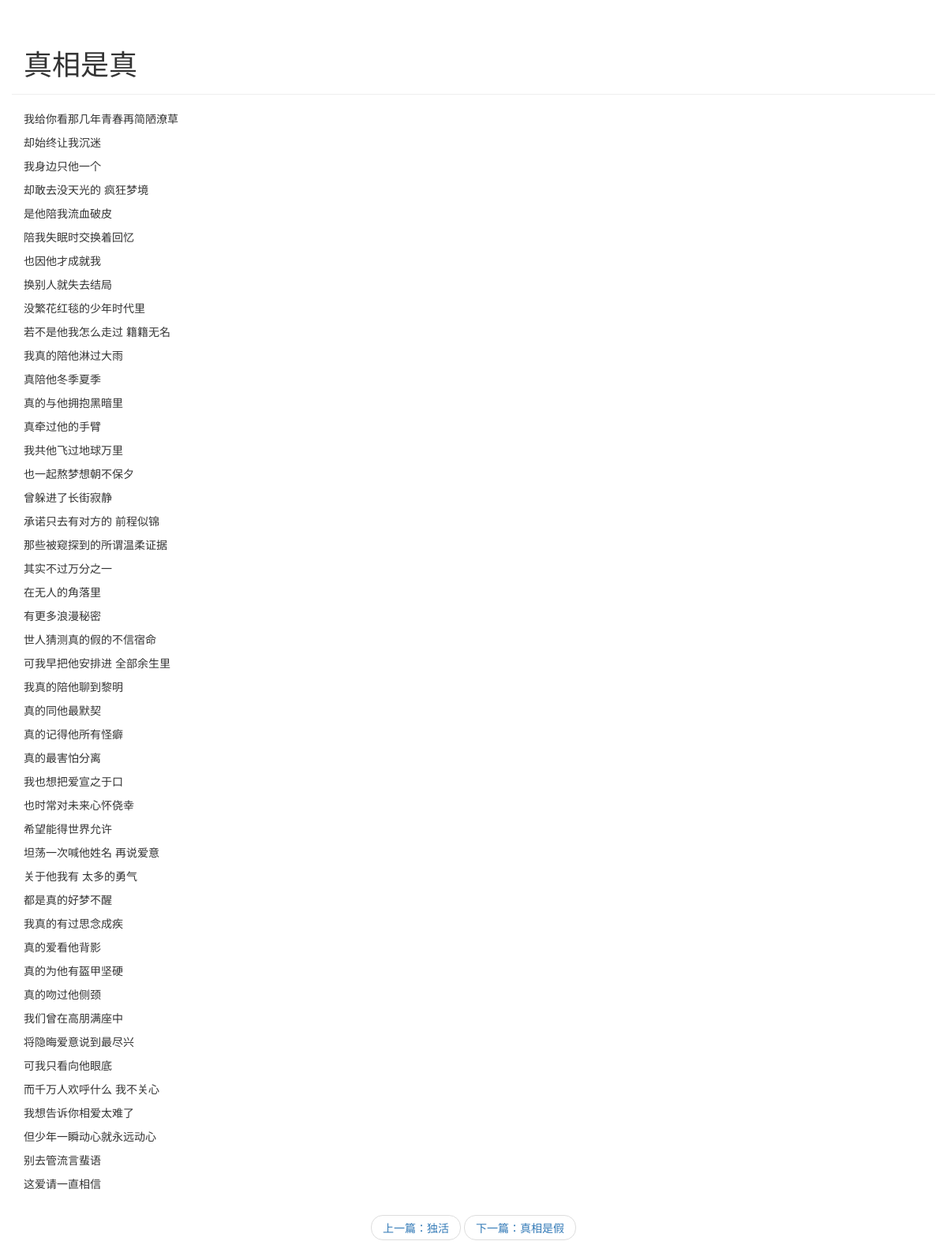
The app's page /newblog/detail/7/ with its own data.
### newblog/models.py (models this page shows, shortened)
class Essay(models.Model):
    essay_id = models.AutoField(primary_key=True)
    title = models.TextField()
    brief_content = models.TextField()
    content =  models.TextField()
    publish_date = models.DateTimeField(auto_now=True)

### newblog/views.py (the view)
# urls.py: path('detail/<int:essay_id>/',views.detail,name = 'detail'),
def detail(request, essay_id):
    all_essay = models.Essay.objects.all()
    essay = None
    previous_index = 0
    next_index = 0
    for index,curr_essay in enumerate(all_essay):
        if index == 0:
            previous_index = 0
            next_index = 1
        elif index == len(all_essay) -1 :
            previous_index = index -1
            next_index = index
        else :
            previous_index = index -1
            next_index = index +1
        if curr_essay.essay_id == essay_id:
            essay = curr_essay
            previous_essay = all_essay[previous_index]
            next_essay = all_essay[next_index]
            break
    section_list = essay.content.split('\n')
    return render(request, 'newblog/detail.html', {'essay': essay,'section_list':section_list,
                                                   'previous_essay':previous_essay,'next_essay':next_essay})

### newblog/templates/newblog/detail.html (shortened to what this page needs)
<!DOCTYPE html>
<html lang="en">
<head>
    <link rel="stylesheet" href="https://cdn.jsdelivr.net/npm/bootstrap@3.3.7/dist/css/bootstrap.min.css"
>
</head>
<body>
    <div class="container page-header">
        <h1>{{essay.title}}</h1>
    </div>
    <div class="container body-main">
        <div>
            {% for section in section_list %}
            <p>{{section}}</p>
            {% endfor %}
        </div>
    </div>
<div>
    <nav aria-label="...">
        <ul class="pager">
            <li><a href="/newblog/detail/{{previous_essay.essay_id}}/">上一篇：{{previous_essay.title}}</a></li>
            <li><a href="/newblog/detail/{{next_essay.essay_id}}/">下一篇：{{next_essay.title}}</a></li>
        </ul>
    </nav>
</div>
</body>
</html>

### records on screen
Essay: title "真相是真"
Essay: title "独活"
Essay: title "真相是假"

### other values on screen
{{ section }} "我给你看那几年青春再简陋潦草" "却始终让我沉迷" "我身边只他一个" "却敢去没天光的 疯狂梦境" "是他陪我流血破皮" "陪我失眠时交换着回忆" "也因他才成就我" "换别人就失去结局" "没繁花红毯的少年时代里" "若不是他我怎么走过 籍籍无名" "我真的陪他淋过大雨" "真陪他冬季夏季" "真的与他拥抱黑暗里" "真牵过他的手臂" "我共他飞过地球万里" "也一起熬梦想朝不保夕" "曾躲进了长街寂静" "承诺只去有对方的 前程似锦" "那些被窥探到的所谓温柔证据" "其实不过万分之一" "在无人的角落里" "有更多浪漫秘密" "世人猜测真的假的不信宿命" "可我早把他安排进 全部余生里" "我真的陪他聊到黎明" "真的同他最默契" "真的记得他所有怪癖" "真的最害怕分离" "我也想把爱宣之于口" "也时常对未来心怀侥幸" "希望能得世界允许" "坦荡一次喊他姓名 再说爱意" "关于他我有 太多的勇气" "都是真的好梦不醒" "我真的有过思念成疾" "真的爱看他背影" "真的为他有盔甲坚硬" "真的吻过他侧颈" "我们曾在高朋满座中" "将隐晦爱意说到最尽兴" "可我只看向他眼底" "而千万人欢呼什么 我不关心" "我想告诉你相爱太难了" "但少年一瞬动心就永远动心" "别去管流言蜚语" "这爱请一直相信"
